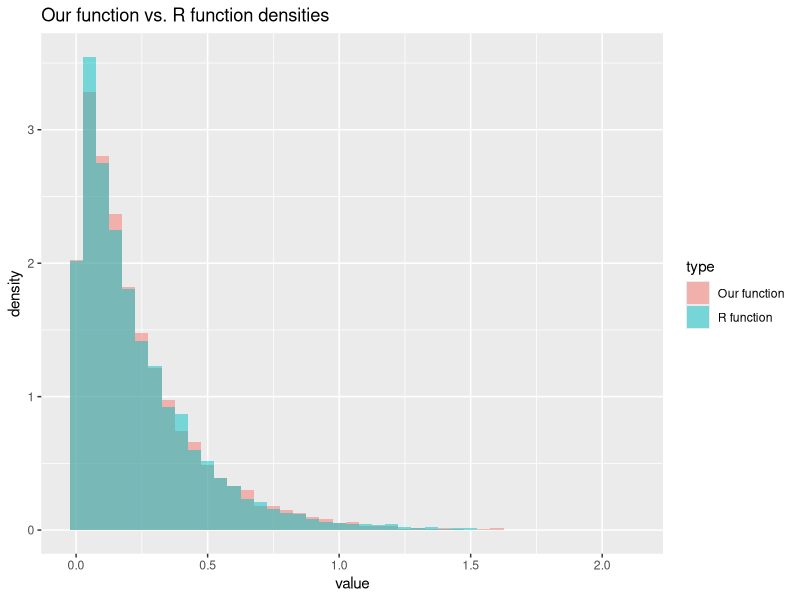
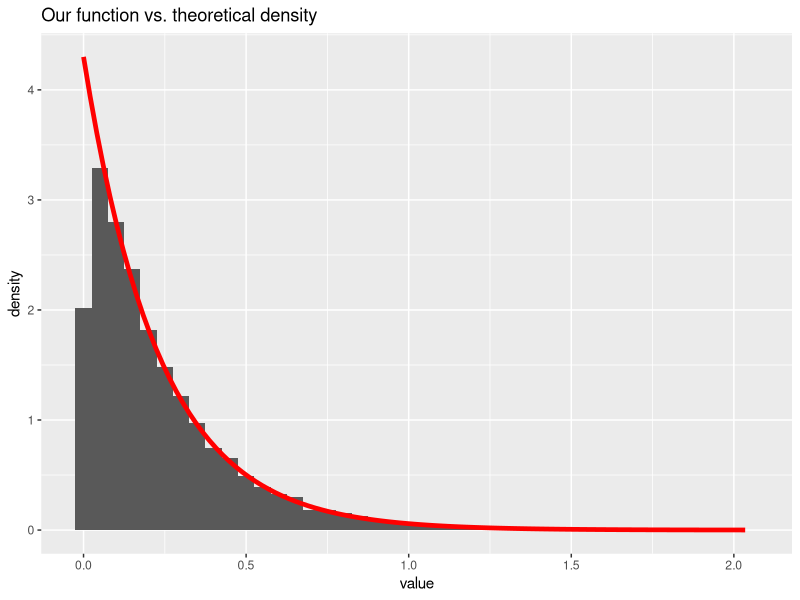
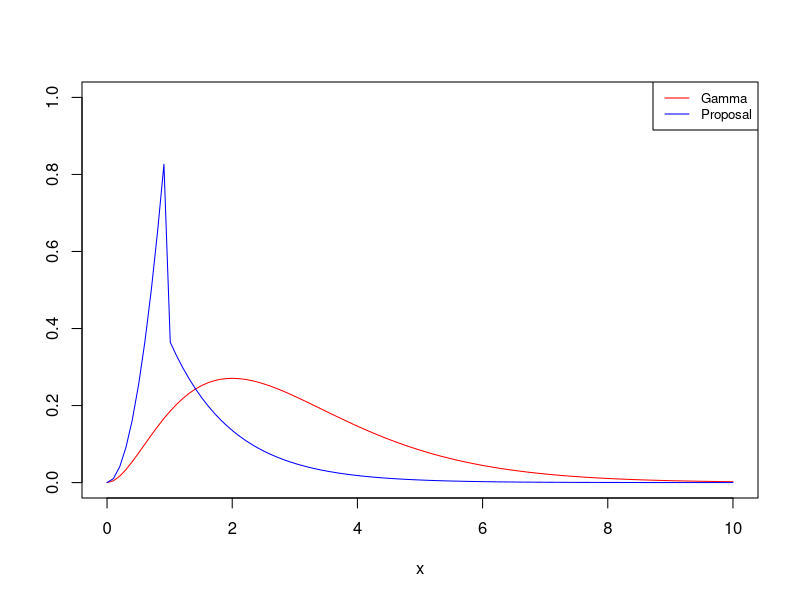

Reproduce these figures in R, in order.
## ---- chunk 1
library(formatR)
showsol <- FALSE
library(knitr)
opts_chunk$set(tidy.opts = list(width.cutoff = 68), tidy = TRUE, warning = FALSE, error = FALSE, message = FALSE, echo = TRUE)
## ---- chunk 2
library(ggplot2)
exponential<- function(lambda, n){
  u = runif(n)
  x = -1/lambda*log(u)
  return(x)
}
## ---- chunk 3
n = 10000
lambda = 4.300
y = rexp(n, lambda)
x = exponential(lambda,n)
cat('Theoretical mean: ', 1/lambda,' Computed mean: ', mean(x),'\n')
cat('Theoretical variance: ', 1/lambda^2, ' Computed variance: ', var(x))
## ---- chunk 4
rfunc = data.frame(value = y)
ourfunc = data.frame(value = x)
rfunc$type = 'R function'
ourfunc$type = 'Our function'
df = rbind(rfunc,ourfunc)
ggplot(df, aes(value, fill = type)) + 
   geom_histogram(alpha = 0.5, aes(y = ..density..), binwidth = 0.05, position = 'identity') + ggtitle("Our function vs. R function densities")
df2 <- data.frame(theo=seq(0,max(x),length.out=n), value=x)
h <- ggplot(df2, aes(x = value))
h <- h + geom_histogram(aes(y = ..density..), binwidth=0.05) +stat_function(fun=dexp,geom = "line",size=1.6,col="red",args = (mean=lambda))
h <- h + ggtitle("Our function vs. theoretical density")
h
## ---- chunk 5
library(pracma)
f_A2 = function(c, x, alpha){
  result = vector(length = length(x))
  result[x<1] = sapply(x[x<1], function(x) c*x^(alpha - 1))
  result[x>=1] = sapply(x[x>=1], function(x) c*exp(-x))
  return(result)
}

x = linspace(0, 10, 100)
y_gamma = dgamma(x, 3)
y_prop = f_A2(1, x, 3)

plot1 = plot(x, y_gamma, col='red', type='l', ylab="", ylim = c(0., 1.))
lines(x, y_prop, type='l', col='blue')
legend(x="topright", .95, legend=c("Gamma", "Proposal"), col=c('red', 'blue'), lty=1, cex=0.8)
## ---- chunk 6
sample_f = function(size=1, f){
  uniform = runif(size=length(x))
  
}
  
